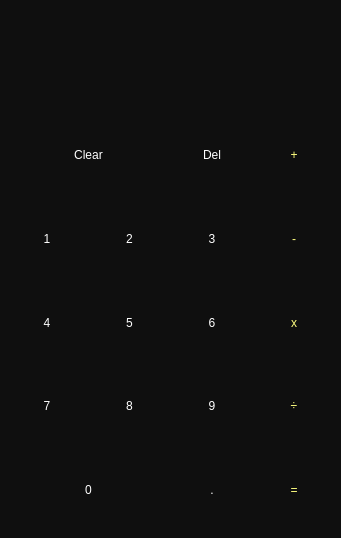
<?xml version="1.0" encoding="UTF-8"?>
<ui version="4.0">
 <class>MainWindow</class>
 <widget class="QMainWindow" name="MainWindow">
  <property name="geometry">
   <rect>
    <x>0</x>
    <y>0</y>
    <width>341</width>
    <height>538</height>
   </rect>
  </property>
  <property name="windowTitle">
   <string>Calculator</string>
  </property>
  <property name="windowIcon">
   <iconset>
    <normaloff>../../Downloads/mathematics-operation-addition-manic-math-multiplication-and-division-flashcard-math-games-mathematics.jpg</normaloff>../../Downloads/mathematics-operation-addition-manic-math-multiplication-and-division-flashcard-math-games-mathematics.jpg</iconset>
  </property>
  <property name="styleSheet">
   <string notr="true">background-color: rgb(15, 15, 15);</string>
  </property>
  <widget class="QWidget" name="centralwidget">
   <layout class="QGridLayout" name="gridLayout_2">
    <item row="0" column="0">
     <layout class="QGridLayout" name="gridLayout">
      <item row="3" column="1">
       <widget class="QPushButton" name="push_5">
        <property name="sizePolicy">
         <sizepolicy hsizetype="MinimumExpanding" vsizetype="Preferred">
          <horstretch>50</horstretch>
          <verstretch>10</verstretch>
         </sizepolicy>
        </property>
        <property name="styleSheet">
         <string notr="true">QPushButton{
font: 75 20pt &quot;MS Shell Dlg 2&quot;;

	color: rgb(255, 255, 255);
border-radius:30px;
}

QPushButton:hover{
background-color: rgb(52, 157, 77);
}

QPushBotton{
color: rgb(185, 185, 185);
}</string>
        </property>
        <property name="text">
         <string>5</string>
        </property>
        <property name="shortcut">
         <string>5</string>
        </property>
       </widget>
      </item>
      <item row="2" column="2">
       <widget class="QPushButton" name="push_3">
        <property name="sizePolicy">
         <sizepolicy hsizetype="MinimumExpanding" vsizetype="Preferred">
          <horstretch>50</horstretch>
          <verstretch>10</verstretch>
         </sizepolicy>
        </property>
        <property name="styleSheet">
         <string notr="true">QPushButton{
font: 75 20pt &quot;MS Shell Dlg 2&quot;;

	color: rgb(255, 255, 255);
border-radius:30px;
}

QPushButton:hover{
background-color: rgb(52, 157, 77);
}

QPushBotton{
color: rgb(185, 185, 185);
}</string>
        </property>
        <property name="text">
         <string>3</string>
        </property>
        <property name="shortcut">
         <string>3</string>
        </property>
       </widget>
      </item>
      <item row="5" column="3">
       <widget class="QPushButton" name="push_equal">
        <property name="sizePolicy">
         <sizepolicy hsizetype="MinimumExpanding" vsizetype="Preferred">
          <horstretch>50</horstretch>
          <verstretch>10</verstretch>
         </sizepolicy>
        </property>
        <property name="styleSheet">
         <string notr="true">QPushButton{
font: 75 36pt &quot;MS Shell Dlg 2&quot;;
	color: rgb(255, 255, 127);
border-radius:30px;
}

QPushButton:hover{
color: rgb(255, 255, 255);
	background-color: rgb(230, 230, 0);
}

QPushBotton{
color: rgb(232, 77, 0);
}</string>
        </property>
        <property name="text">
         <string>=</string>
        </property>
        <property name="shortcut">
         <string>=</string>
        </property>
       </widget>
      </item>
      <item row="1" column="0" colspan="2">
       <widget class="QPushButton" name="push_clear">
        <property name="sizePolicy">
         <sizepolicy hsizetype="MinimumExpanding" vsizetype="Preferred">
          <horstretch>50</horstretch>
          <verstretch>10</verstretch>
         </sizepolicy>
        </property>
        <property name="styleSheet">
         <string notr="true">QPushButton{
font: 75 20pt &quot;MS Shell Dlg 2&quot;;


	color: rgb(255, 255, 255);
border-radius:30px;
}

QPushButton:hover{
background-color: rgb(185, 0, 0);
}

QPushBotton:pressed{


	color: rgb(27, 0, 0);
}</string>
        </property>
        <property name="text">
         <string>Clear</string>
        </property>
        <property name="shortcut">
         <string/>
        </property>
       </widget>
      </item>
      <item row="2" column="3">
       <widget class="QPushButton" name="push_min">
        <property name="sizePolicy">
         <sizepolicy hsizetype="MinimumExpanding" vsizetype="Preferred">
          <horstretch>50</horstretch>
          <verstretch>10</verstretch>
         </sizepolicy>
        </property>
        <property name="styleSheet">
         <string notr="true">QPushButton{
font: 75 36pt &quot;MS Shell Dlg 2&quot;;
	color: rgb(255, 255, 127);
border-radius:30px;
}

QPushButton:hover{
color: rgb(255, 255, 255);
	background-color: rgb(230, 230, 0);
}

QPushBotton{
color: rgb(232, 77, 0);
}</string>
        </property>
        <property name="text">
         <string>-</string>
        </property>
        <property name="shortcut">
         <string>-</string>
        </property>
       </widget>
      </item>
      <item row="1" column="2">
       <widget class="QPushButton" name="push_del">
        <property name="sizePolicy">
         <sizepolicy hsizetype="MinimumExpanding" vsizetype="Preferred">
          <horstretch>50</horstretch>
          <verstretch>10</verstretch>
         </sizepolicy>
        </property>
        <property name="styleSheet">
         <string notr="true">QPushButton{
font: 75 20pt &quot;MS Shell Dlg 2&quot;;


	color: rgb(255, 255, 255);
border-radius:30px;
}

QPushButton:hover{
background-color: rgb(185, 0, 0);
}

QPushBotton:pressed{


	color: rgb(27, 0, 0);
}</string>
        </property>
        <property name="text">
         <string>Del</string>
        </property>
        <property name="shortcut">
         <string>Backspace</string>
        </property>
       </widget>
      </item>
      <item row="5" column="2">
       <widget class="QPushButton" name="push_point">
        <property name="sizePolicy">
         <sizepolicy hsizetype="MinimumExpanding" vsizetype="Preferred">
          <horstretch>50</horstretch>
          <verstretch>10</verstretch>
         </sizepolicy>
        </property>
        <property name="styleSheet">
         <string notr="true">QPushButton{
font: 75 20pt &quot;MS Shell Dlg 2&quot;;

	color: rgb(255, 255, 255);
border-radius:30px;
}

QPushButton:hover{
background-color: rgb(52, 157, 77);
}

QPushBotton{
color: rgb(185, 185, 185);
}</string>
        </property>
        <property name="text">
         <string>.</string>
        </property>
        <property name="shortcut">
         <string>.</string>
        </property>
       </widget>
      </item>
      <item row="2" column="0">
       <widget class="QPushButton" name="push_1">
        <property name="sizePolicy">
         <sizepolicy hsizetype="MinimumExpanding" vsizetype="Preferred">
          <horstretch>50</horstretch>
          <verstretch>10</verstretch>
         </sizepolicy>
        </property>
        <property name="styleSheet">
         <string notr="true">QPushButton{
font: 75 20pt &quot;MS Shell Dlg 2&quot;;

	color: rgb(255, 255, 255);
border-radius:30px;
}

QPushButton:hover{
background-color: rgb(52, 157, 77);
}

QPushBotton{
color: rgb(185, 185, 185);
}</string>
        </property>
        <property name="text">
         <string>1</string>
        </property>
        <property name="shortcut">
         <string>1</string>
        </property>
       </widget>
      </item>
      <item row="2" column="1">
       <widget class="QPushButton" name="push_2">
        <property name="sizePolicy">
         <sizepolicy hsizetype="MinimumExpanding" vsizetype="Preferred">
          <horstretch>50</horstretch>
          <verstretch>10</verstretch>
         </sizepolicy>
        </property>
        <property name="styleSheet">
         <string notr="true">QPushButton{
font: 75 20pt &quot;MS Shell Dlg 2&quot;;

	color: rgb(255, 255, 255);
border-radius:30px;
}

QPushButton:hover{
background-color: rgb(52, 157, 77);
}

QPushBotton:pressed{
color: rgb(185, 185, 185);
}</string>
        </property>
        <property name="text">
         <string>2</string>
        </property>
        <property name="shortcut">
         <string>2</string>
        </property>
       </widget>
      </item>
      <item row="3" column="3">
       <widget class="QPushButton" name="push_mult">
        <property name="sizePolicy">
         <sizepolicy hsizetype="MinimumExpanding" vsizetype="Preferred">
          <horstretch>50</horstretch>
          <verstretch>10</verstretch>
         </sizepolicy>
        </property>
        <property name="styleSheet">
         <string notr="true">QPushButton{
font: 75 36pt &quot;MS Shell Dlg 2&quot;;
	color: rgb(255, 255, 127);
border-radius:30px;
}

QPushButton:hover{
color: rgb(255, 255, 255);
	background-color: rgb(230, 230, 0);
}

QPushBotton{
color: rgb(232, 77, 0);
}</string>
        </property>
        <property name="text">
         <string>x</string>
        </property>
        <property name="shortcut">
         <string>*</string>
        </property>
       </widget>
      </item>
      <item row="4" column="2">
       <widget class="QPushButton" name="push_9">
        <property name="sizePolicy">
         <sizepolicy hsizetype="MinimumExpanding" vsizetype="Preferred">
          <horstretch>50</horstretch>
          <verstretch>10</verstretch>
         </sizepolicy>
        </property>
        <property name="styleSheet">
         <string notr="true">QPushButton{
font: 75 20pt &quot;MS Shell Dlg 2&quot;;

	color: rgb(255, 255, 255);
border-radius:30px;
}

QPushButton:hover{
background-color: rgb(52, 157, 77);
}

QPushBotton{
color: rgb(185, 185, 185);
}</string>
        </property>
        <property name="text">
         <string>9</string>
        </property>
        <property name="shortcut">
         <string>9</string>
        </property>
       </widget>
      </item>
      <item row="4" column="1">
       <widget class="QPushButton" name="push_8">
        <property name="sizePolicy">
         <sizepolicy hsizetype="MinimumExpanding" vsizetype="Preferred">
          <horstretch>50</horstretch>
          <verstretch>10</verstretch>
         </sizepolicy>
        </property>
        <property name="styleSheet">
         <string notr="true">QPushButton{
font: 75 20pt &quot;MS Shell Dlg 2&quot;;

	color: rgb(255, 255, 255);
border-radius:30px;
}

QPushButton:hover{
background-color: rgb(52, 157, 77);
}

QPushBotton{
color: rgb(185, 185, 185);
}</string>
        </property>
        <property name="text">
         <string>8</string>
        </property>
        <property name="shortcut">
         <string>8</string>
        </property>
       </widget>
      </item>
      <item row="3" column="0">
       <widget class="QPushButton" name="push_4">
        <property name="sizePolicy">
         <sizepolicy hsizetype="MinimumExpanding" vsizetype="Preferred">
          <horstretch>50</horstretch>
          <verstretch>10</verstretch>
         </sizepolicy>
        </property>
        <property name="styleSheet">
         <string notr="true">QPushButton{
font: 75 20pt &quot;MS Shell Dlg 2&quot;;

	color: rgb(255, 255, 255);
border-radius:30px;
}

QPushButton:hover{
background-color: rgb(52, 157, 77);
}

QPushBotton{
color: rgb(185, 185, 185);
}</string>
        </property>
        <property name="text">
         <string>4</string>
        </property>
        <property name="shortcut">
         <string>4</string>
        </property>
       </widget>
      </item>
      <item row="5" column="0" colspan="2">
       <widget class="QPushButton" name="push_zero">
        <property name="sizePolicy">
         <sizepolicy hsizetype="MinimumExpanding" vsizetype="Preferred">
          <horstretch>50</horstretch>
          <verstretch>10</verstretch>
         </sizepolicy>
        </property>
        <property name="styleSheet">
         <string notr="true">QPushButton{
font: 75 20pt &quot;MS Shell Dlg 2&quot;;

	color: rgb(255, 255, 255);
border-radius:30px;
}

QPushButton:hover{
background-color: rgb(52, 157, 77);
}

QPushBotton{
color: rgb(185, 185, 185);
}</string>
        </property>
        <property name="text">
         <string>0</string>
        </property>
        <property name="shortcut">
         <string>0</string>
        </property>
       </widget>
      </item>
      <item row="3" column="2">
       <widget class="QPushButton" name="push_6">
        <property name="sizePolicy">
         <sizepolicy hsizetype="MinimumExpanding" vsizetype="Preferred">
          <horstretch>50</horstretch>
          <verstretch>10</verstretch>
         </sizepolicy>
        </property>
        <property name="styleSheet">
         <string notr="true">QPushButton{
font: 75 20pt &quot;MS Shell Dlg 2&quot;;

	color: rgb(255, 255, 255);
border-radius:30px;
}

QPushButton:hover{
background-color: rgb(52, 157, 77);
}

QPushBotton{
color: rgb(185, 185, 185);
}</string>
        </property>
        <property name="text">
         <string>6</string>
        </property>
        <property name="shortcut">
         <string>6</string>
        </property>
       </widget>
      </item>
      <item row="4" column="3">
       <widget class="QPushButton" name="push_div">
        <property name="sizePolicy">
         <sizepolicy hsizetype="MinimumExpanding" vsizetype="Preferred">
          <horstretch>50</horstretch>
          <verstretch>10</verstretch>
         </sizepolicy>
        </property>
        <property name="styleSheet">
         <string notr="true">QPushButton{
font: 75 36pt &quot;MS Shell Dlg 2&quot;;
	color: rgb(255, 255, 127);
border-radius:30px;
}

QPushButton:hover{
color: rgb(255, 255, 255);
	background-color: rgb(230, 230, 0);
}

QPushBotton{
color: rgb(232, 77, 0);
}</string>
        </property>
        <property name="text">
         <string>÷</string>
        </property>
        <property name="shortcut">
         <string>/</string>
        </property>
       </widget>
      </item>
      <item row="1" column="3">
       <widget class="QPushButton" name="push_plus">
        <property name="sizePolicy">
         <sizepolicy hsizetype="MinimumExpanding" vsizetype="Preferred">
          <horstretch>50</horstretch>
          <verstretch>10</verstretch>
         </sizepolicy>
        </property>
        <property name="styleSheet">
         <string notr="true">QPushButton{
font: 75 36pt &quot;MS Shell Dlg 2&quot;;
	color: rgb(255, 255, 127);
border-radius:30px;
}

QPushButton:hover{
color: rgb(255, 255, 255);
	background-color: rgb(230, 230, 0);
}

QPushBotton:pressed{
color: rgb(232, 77, 0);
}</string>
        </property>
        <property name="text">
         <string>+</string>
        </property>
        <property name="shortcut">
         <string>+</string>
        </property>
       </widget>
      </item>
      <item row="4" column="0">
       <widget class="QPushButton" name="push_7">
        <property name="sizePolicy">
         <sizepolicy hsizetype="MinimumExpanding" vsizetype="Preferred">
          <horstretch>50</horstretch>
          <verstretch>10</verstretch>
         </sizepolicy>
        </property>
        <property name="styleSheet">
         <string notr="true">QPushButton{
font: 75 20pt &quot;MS Shell Dlg 2&quot;;

	color: rgb(255, 255, 255);
border-radius:30px;
}

QPushButton:hover{
background-color: rgb(52, 157, 77);
}

QPushBotton{
color: rgb(185, 185, 185);
}</string>
        </property>
        <property name="text">
         <string>7</string>
        </property>
        <property name="shortcut">
         <string>7</string>
        </property>
       </widget>
      </item>
      <item row="0" column="0" colspan="4">
       <widget class="QLabel" name="label">
        <property name="sizePolicy">
         <sizepolicy hsizetype="MinimumExpanding" vsizetype="Preferred">
          <horstretch>50</horstretch>
          <verstretch>13</verstretch>
         </sizepolicy>
        </property>
        <property name="styleSheet">
         <string notr="true">font: 75 36pt &quot;MS Shell Dlg 2&quot;;

color: rgb(255, 255, 255);</string>
        </property>
        <property name="text">
         <string/>
        </property>
        <property name="alignment">
         <set>Qt::AlignRight|Qt::AlignTrailing|Qt::AlignVCenter</set>
        </property>
       </widget>
      </item>
     </layout>
    </item>
   </layout>
  </widget>
 </widget>
 <resources/>
 <connections/>
</ui>
